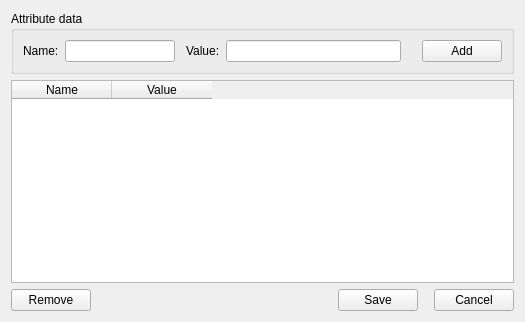
<?xml version="1.0" encoding="UTF-8"?>
<ui version="4.0">
 <class>AttributeWidget</class>
 <widget class="QWidget" name="AttributeWidget">
  <property name="windowModality">
   <enum>Qt::ApplicationModal</enum>
  </property>
  <property name="geometry">
   <rect>
    <x>0</x>
    <y>0</y>
    <width>525</width>
    <height>322</height>
   </rect>
  </property>
  <property name="windowTitle">
   <string>Form</string>
  </property>
  <layout class="QVBoxLayout" name="verticalLayout">
   <item>
    <widget class="QGroupBox" name="groupBox">
     <property name="title">
      <string>Attribute data</string>
     </property>
     <layout class="QHBoxLayout" name="horizontalLayout_2">
      <item>
       <widget class="QLabel" name="label_2">
        <property name="text">
         <string>Name:</string>
        </property>
       </widget>
      </item>
      <item>
       <widget class="QLineEdit" name="leName">
        <property name="minimumSize">
         <size>
          <width>110</width>
          <height>0</height>
         </size>
        </property>
        <property name="maximumSize">
         <size>
          <width>110</width>
          <height>16777215</height>
         </size>
        </property>
       </widget>
      </item>
      <item>
       <spacer name="horizontalSpacer_4">
        <property name="orientation">
         <enum>Qt::Horizontal</enum>
        </property>
        <property name="sizeType">
         <enum>QSizePolicy::Fixed</enum>
        </property>
        <property name="sizeHint" stdset="0">
         <size>
          <width>5</width>
          <height>20</height>
         </size>
        </property>
       </spacer>
      </item>
      <item>
       <widget class="QLabel" name="label">
        <property name="text">
         <string>Value:</string>
        </property>
       </widget>
      </item>
      <item>
       <widget class="QLineEdit" name="leValue">
        <property name="minimumSize">
         <size>
          <width>150</width>
          <height>0</height>
         </size>
        </property>
        <property name="maximumSize">
         <size>
          <width>16777215</width>
          <height>16777215</height>
         </size>
        </property>
       </widget>
      </item>
      <item>
       <spacer name="horizontalSpacer_3">
        <property name="orientation">
         <enum>Qt::Horizontal</enum>
        </property>
        <property name="sizeType">
         <enum>QSizePolicy::Fixed</enum>
        </property>
        <property name="sizeHint" stdset="0">
         <size>
          <width>15</width>
          <height>20</height>
         </size>
        </property>
       </spacer>
      </item>
      <item>
       <widget class="QPushButton" name="pbAdd">
        <property name="text">
         <string>Add</string>
        </property>
       </widget>
      </item>
     </layout>
    </widget>
   </item>
   <item>
    <widget class="QTableWidget" name="twAttributes">
     <property name="editTriggers">
      <set>QAbstractItemView::NoEditTriggers</set>
     </property>
     <property name="selectionMode">
      <enum>QAbstractItemView::SingleSelection</enum>
     </property>
     <property name="selectionBehavior">
      <enum>QAbstractItemView::SelectRows</enum>
     </property>
     <property name="showGrid">
      <bool>false</bool>
     </property>
     <attribute name="verticalHeaderVisible">
      <bool>false</bool>
     </attribute>
     <column>
      <property name="text">
       <string>Name</string>
      </property>
     </column>
     <column>
      <property name="text">
       <string>Value</string>
      </property>
     </column>
    </widget>
   </item>
   <item>
    <layout class="QHBoxLayout" name="horizontalLayout">
     <item>
      <widget class="QPushButton" name="pbRemove">
       <property name="text">
        <string>Remove</string>
       </property>
      </widget>
     </item>
     <item>
      <spacer name="horizontalSpacer">
       <property name="orientation">
        <enum>Qt::Horizontal</enum>
       </property>
       <property name="sizeHint" stdset="0">
        <size>
         <width>40</width>
         <height>20</height>
        </size>
       </property>
      </spacer>
     </item>
     <item>
      <widget class="QPushButton" name="pbSave">
       <property name="text">
        <string>Save</string>
       </property>
      </widget>
     </item>
     <item>
      <spacer name="horizontalSpacer_2">
       <property name="orientation">
        <enum>Qt::Horizontal</enum>
       </property>
       <property name="sizeType">
        <enum>QSizePolicy::Fixed</enum>
       </property>
       <property name="sizeHint" stdset="0">
        <size>
         <width>10</width>
         <height>20</height>
        </size>
       </property>
      </spacer>
     </item>
     <item>
      <widget class="QPushButton" name="pbCancel">
       <property name="text">
        <string>Cancel</string>
       </property>
      </widget>
     </item>
    </layout>
   </item>
  </layout>
  <action name="actionClose">
   <property name="text">
    <string>close</string>
   </property>
   <property name="shortcut">
    <string>Ctrl+W</string>
   </property>
  </action>
 </widget>
 <resources/>
 <connections>
  <connection>
   <sender>actionClose</sender>
   <signal>triggered()</signal>
   <receiver>AttributeWidget</receiver>
   <slot>close()</slot>
   <hints>
    <hint type="sourcelabel">
     <x>-1</x>
     <y>-1</y>
    </hint>
    <hint type="destinationlabel">
     <x>262</x>
     <y>160</y>
    </hint>
   </hints>
  </connection>
  <connection>
   <sender>pbCancel</sender>
   <signal>clicked()</signal>
   <receiver>AttributeWidget</receiver>
   <slot>close()</slot>
   <hints>
    <hint type="sourcelabel">
     <x>477</x>
     <y>300</y>
    </hint>
    <hint type="destinationlabel">
     <x>262</x>
     <y>160</y>
    </hint>
   </hints>
  </connection>
 </connections>
</ui>
